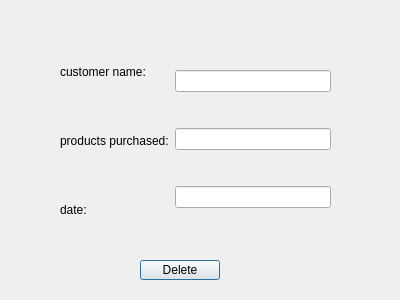
<?xml version="1.0" encoding="UTF-8"?>
<ui version="4.0">
 <class>DelOrder</class>
 <widget class="QDialog" name="DelOrder">
  <property name="geometry">
   <rect>
    <x>0</x>
    <y>0</y>
    <width>400</width>
    <height>300</height>
   </rect>
  </property>
  <property name="windowTitle">
   <string>Dialog</string>
  </property>
  <widget class="QWidget" name="horizontalLayoutWidget">
   <property name="geometry">
    <rect>
     <x>60</x>
     <y>40</y>
     <width>271</width>
     <height>201</height>
    </rect>
   </property>
   <layout class="QHBoxLayout" name="horizontalLayout">
    <item>
     <layout class="QVBoxLayout" name="verticalLayout">
      <item>
       <widget class="QLabel" name="label">
        <property name="text">
         <string>customer name:</string>
        </property>
       </widget>
      </item>
      <item>
       <widget class="QLabel" name="label_2">
        <property name="text">
         <string>products purchased:</string>
        </property>
       </widget>
      </item>
      <item>
       <widget class="QLabel" name="label_3">
        <property name="text">
         <string>date:</string>
        </property>
       </widget>
      </item>
     </layout>
    </item>
    <item>
     <layout class="QVBoxLayout" name="verticalLayout_2">
      <item>
       <widget class="QLineEdit" name="lineEditCustomer"/>
      </item>
      <item>
       <widget class="QLineEdit" name="lineEditProduct"/>
      </item>
      <item>
       <widget class="QLineEdit" name="lineEditDate"/>
      </item>
     </layout>
    </item>
   </layout>
  </widget>
  <widget class="QPushButton" name="buttonDelete">
   <property name="geometry">
    <rect>
     <x>140</x>
     <y>260</y>
     <width>80</width>
     <height>20</height>
    </rect>
   </property>
   <property name="text">
    <string>Delete</string>
   </property>
  </widget>
 </widget>
 <resources/>
 <connections/>
</ui>
